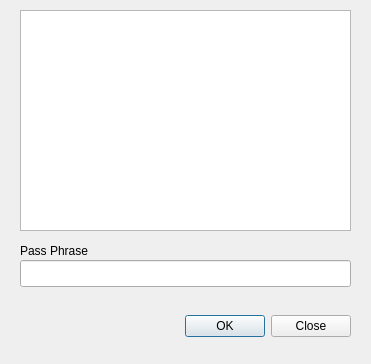
<?xml version="1.0" encoding="UTF-8"?>
<ui version="4.0">
 <class>WifiSelection</class>
 <widget class="QDialog" name="WifiSelection">
  <property name="windowModality">
   <enum>Qt::WindowModal</enum>
  </property>
  <property name="geometry">
   <rect>
    <x>0</x>
    <y>0</y>
    <width>371</width>
    <height>364</height>
   </rect>
  </property>
  <property name="windowTitle">
   <string>Wifi Hot Spots Found ..</string>
  </property>
  <property name="modal">
   <bool>true</bool>
  </property>
  <widget class="QDialogButtonBox" name="buttonBox">
   <property name="geometry">
    <rect>
     <x>20</x>
     <y>310</y>
     <width>331</width>
     <height>32</height>
    </rect>
   </property>
   <property name="orientation">
    <enum>Qt::Horizontal</enum>
   </property>
   <property name="standardButtons">
    <set>QDialogButtonBox::Close|QDialogButtonBox::Ok</set>
   </property>
  </widget>
  <widget class="QListWidget" name="wifiListWidget">
   <property name="geometry">
    <rect>
     <x>20</x>
     <y>10</y>
     <width>331</width>
     <height>221</height>
    </rect>
   </property>
   <property name="accessibleName">
    <string>wifilist</string>
   </property>
   <property name="accessibleDescription">
    <string>List of Wifi Access Points</string>
   </property>
  </widget>
  <widget class="QLineEdit" name="passPhraseLineEdit">
   <property name="geometry">
    <rect>
     <x>20</x>
     <y>260</y>
     <width>331</width>
     <height>27</height>
    </rect>
   </property>
  </widget>
  <widget class="QLabel" name="passPhraseLabel">
   <property name="geometry">
    <rect>
     <x>20</x>
     <y>240</y>
     <width>331</width>
     <height>21</height>
    </rect>
   </property>
   <property name="text">
    <string>Pass Phrase</string>
   </property>
  </widget>
 </widget>
 <resources/>
 <connections>
  <connection>
   <sender>buttonBox</sender>
   <signal>accepted()</signal>
   <receiver>WifiSelection</receiver>
   <slot>accept()</slot>
   <hints>
    <hint type="sourcelabel">
     <x>248</x>
     <y>254</y>
    </hint>
    <hint type="destinationlabel">
     <x>157</x>
     <y>274</y>
    </hint>
   </hints>
  </connection>
  <connection>
   <sender>buttonBox</sender>
   <signal>rejected()</signal>
   <receiver>WifiSelection</receiver>
   <slot>reject()</slot>
   <hints>
    <hint type="sourcelabel">
     <x>316</x>
     <y>260</y>
    </hint>
    <hint type="destinationlabel">
     <x>286</x>
     <y>274</y>
    </hint>
   </hints>
  </connection>
 </connections>
</ui>
